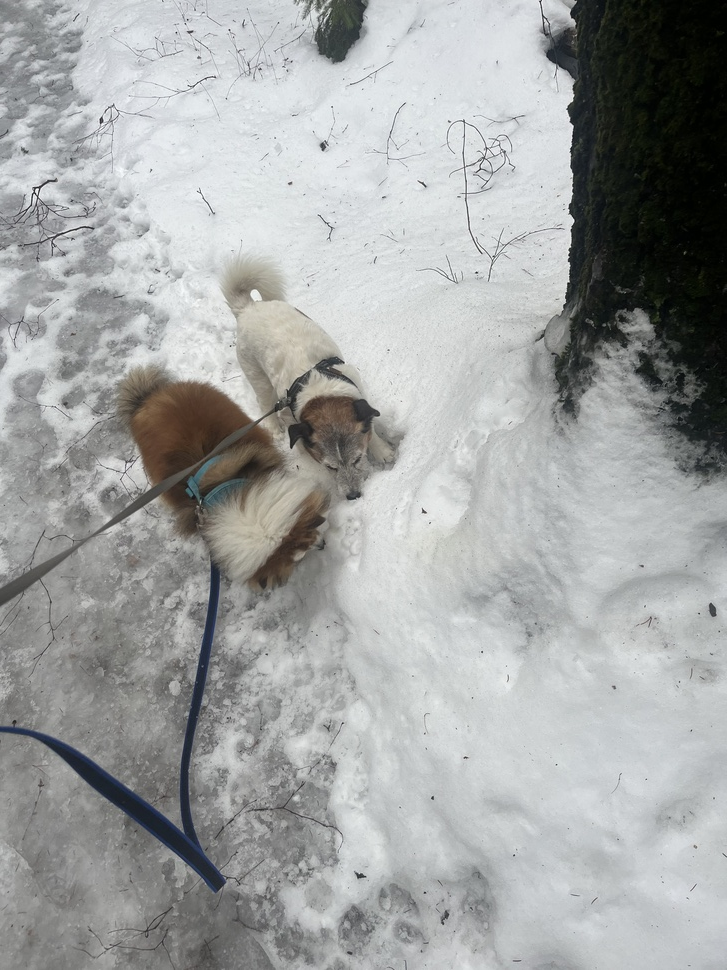
#> input picture dogs.jpeg, 727 x 970 px, shrunk from 3024 x 4032 before the run
$ python app.py
#> lines starting #> are read from the running program, lines starting #| are printed output that depends on the picture
import numpy as np
import cv2
from PIL import Image

# Load the image, as a np array object
IMAGE = cv2.imread('dogs.jpeg')
#> IMAGE is the input picture: shape (970, 727, 3); mean B, G, R 163, 163.4, 161.4

# Scaling the matrix by x in height and width
SCALE_FACTOR = 1
scale_matrix = np.array([[SCALE_FACTOR, 0, 0],
                         [0, SCALE_FACTOR, 0],
                         [0, 0, 1]])

# Determining degree of angle, in this case 30 degrees
ANGLE_ROTATION = 30
angle = np.radians(ANGLE_ROTATION)

rotate_matrix = np.array([[np.cos(angle), -1 * np.sin(angle), 0],
                          [np.sin(angle), np.cos(angle), 0],
                          [0, 0, 1]])

SHEAR_X = 0.5
SHEAR_Y = 0
# Shear matrix
shear_matrix = np.array([[1, SHEAR_X, 0],
                        [SHEAR_X, 1, 0],
                        [0, 0, 1]])

# Converting the matrices to the transformation matrix in the program
trans_matrix = np.eye(3, dtype=float)
for i in [scale_matrix, rotate_matrix, shear_matrix]:
    trans_matrix = np.dot(trans_matrix, i)

# Declaring the appropriate amount of padding, so the index won't
# exceed the array
PADDING = 1.4

image_transformed = np.empty((round(IMAGE.shape[0] * SCALE_FACTOR * PADDING), round(
    IMAGE.shape[1] * SCALE_FACTOR * PADDING), 3), dtype=np.uint8)

for i, row in enumerate(IMAGE):
    for j, col in enumerate(row):
        pixel = IMAGE[i, j, :]
        input_coordinates = np.array([i, j, 1])
        i_out, j_out, _ = np.dot(trans_matrix, input_coordinates)
        if i_out >= IMAGE.shape[0] or j_out >= IMAGE.shape[1]:
            continue
        else:
            image_transformed[int(i_out), int(j_out), :] = pixel
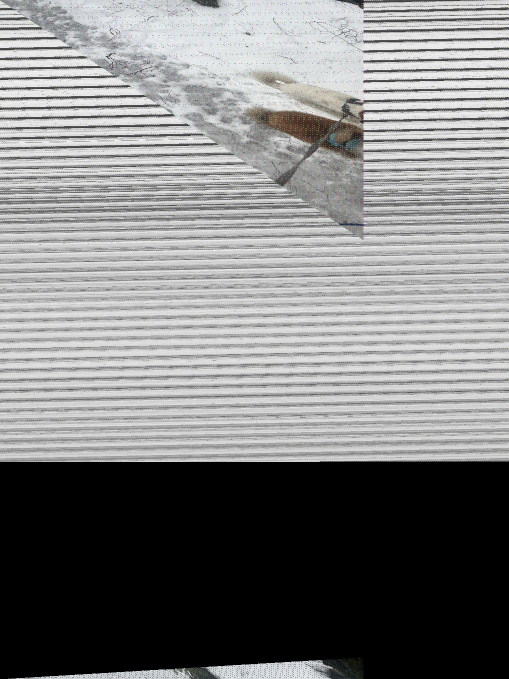
#> image_transformed: shape (1358, 1018, 3) (shown at 1/2 size); mean B, G, R 127.7, 127.7, 127.5

cv2.imwrite("transformed_image", image_transformed)
cv2.imshow("transformed image", image_transformed)
cv2.waitKey(0)
